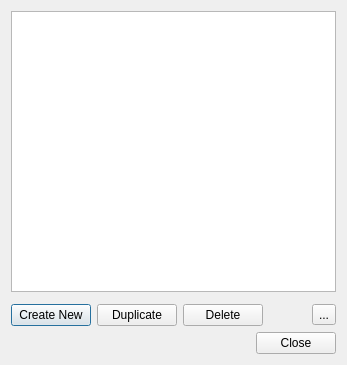
<?xml version="1.0" encoding="UTF-8"?>
<ui version="4.0">
 <author>
SPDX-FileCopyrightText: none
SPDX-License-Identifier: GPL-3.0-only OR LicenseRef-KDE-Accepted-GPL
 </author>
 <class>ManageSubtitles_UI</class>
 <widget class="QDialog" name="ManageSubtitles_UI">
  <property name="geometry">
   <rect>
    <x>0</x>
    <y>0</y>
    <width>347</width>
    <height>365</height>
   </rect>
  </property>
  <property name="windowTitle">
   <string>Dialog</string>
  </property>
  <layout class="QGridLayout" name="gridLayout">
   <item row="2" column="0" colspan="2">
    <widget class="QPushButton" name="button_new">
     <property name="text">
      <string>Create New</string>
     </property>
     <property name="icon">
      <iconset theme="list-add">
       <normaloff>.</normaloff>.</iconset>
     </property>
    </widget>
   </item>
   <item row="2" column="2">
    <widget class="QPushButton" name="button_duplicate">
     <property name="text">
      <string>Duplicate</string>
     </property>
     <property name="icon">
      <iconset theme="edit-copy">
       <normaloff>.</normaloff>.</iconset>
     </property>
    </widget>
   </item>
   <item row="2" column="3">
    <widget class="QPushButton" name="button_delete">
     <property name="text">
      <string>Delete</string>
     </property>
     <property name="icon">
      <iconset theme="edit-delete">
       <normaloff>.</normaloff>.</iconset>
     </property>
    </widget>
   </item>
   <item row="2" column="4">
    <spacer name="horizontalSpacer">
     <property name="orientation">
      <enum>Qt::Horizontal</enum>
     </property>
     <property name="sizeHint" stdset="0">
      <size>
       <width>132</width>
       <height>20</height>
      </size>
     </property>
    </spacer>
   </item>
   <item row="2" column="5">
    <widget class="QToolButton" name="button_menu">
     <property name="text">
      <string>...</string>
     </property>
     <property name="icon">
      <iconset theme="application-menu">
       <normaloff>.</normaloff>.</iconset>
     </property>
     <property name="popupMode">
      <enum>QToolButton::InstantPopup</enum>
     </property>
     <property name="autoRaise">
      <bool>false</bool>
     </property>
    </widget>
   </item>
   <item row="1" column="0" colspan="6">
    <widget class="KMessageWidget" name="messageWidget"/>
   </item>
   <item row="0" column="0" colspan="6">
    <widget class="QTreeWidget" name="subtitlesList">
     <property name="alternatingRowColors">
      <bool>true</bool>
     </property>
     <property name="rootIsDecorated">
      <bool>true</bool>
     </property>
     <property name="allColumnsShowFocus">
      <bool>true</bool>
     </property>
     <attribute name="headerVisible">
      <bool>false</bool>
     </attribute>
     <column>
      <property name="text">
       <string>Name</string>
      </property>
     </column>
     <column>
      <property name="text">
       <string>Path</string>
      </property>
     </column>
    </widget>
   </item>
   <item row="3" column="0" colspan="6">
    <widget class="QDialogButtonBox" name="buttonBox">
     <property name="orientation">
      <enum>Qt::Horizontal</enum>
     </property>
     <property name="standardButtons">
      <set>QDialogButtonBox::Close</set>
     </property>
    </widget>
   </item>
  </layout>
 </widget>
 <customwidgets>
  <customwidget>
   <class>KMessageWidget</class>
   <extends>QFrame</extends>
   <header>kmessagewidget.h</header>
   <container>1</container>
  </customwidget>
 </customwidgets>
 <resources/>
 <connections>
  <connection>
   <sender>buttonBox</sender>
   <signal>accepted()</signal>
   <receiver>ManageSubtitles_UI</receiver>
   <slot>accept()</slot>
   <hints>
    <hint type="sourcelabel">
     <x>248</x>
     <y>254</y>
    </hint>
    <hint type="destinationlabel">
     <x>157</x>
     <y>274</y>
    </hint>
   </hints>
  </connection>
  <connection>
   <sender>buttonBox</sender>
   <signal>rejected()</signal>
   <receiver>ManageSubtitles_UI</receiver>
   <slot>reject()</slot>
   <hints>
    <hint type="sourcelabel">
     <x>316</x>
     <y>260</y>
    </hint>
    <hint type="destinationlabel">
     <x>286</x>
     <y>274</y>
    </hint>
   </hints>
  </connection>
 </connections>
</ui>
